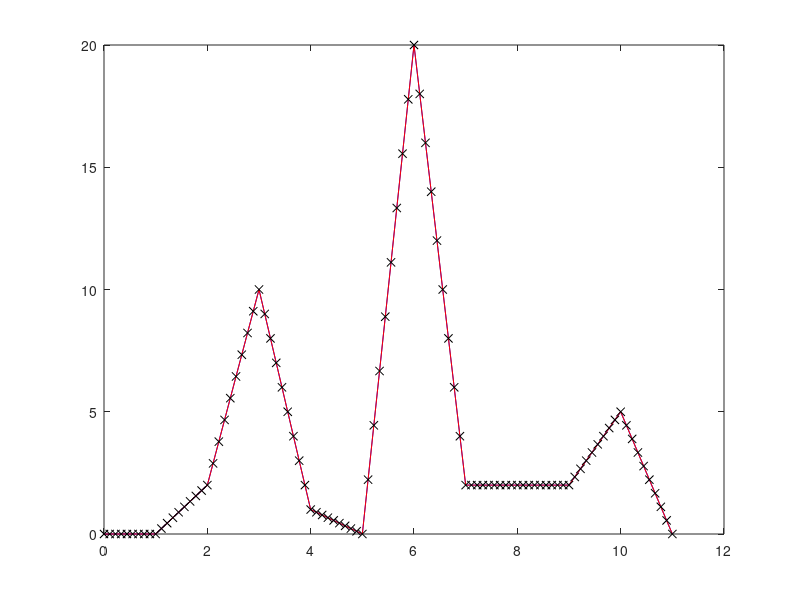
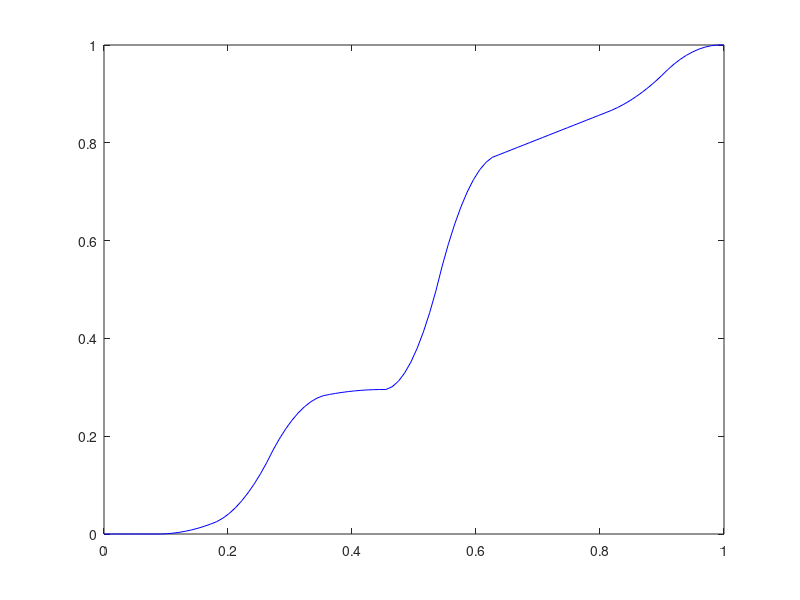
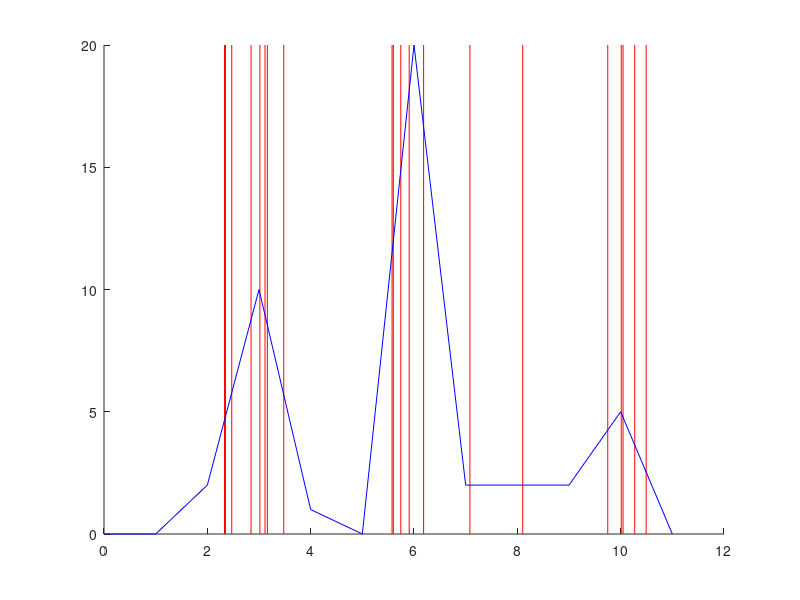

Write MATLAB code to recreate these figures, in order. (Note: this script raises an error after producing the figures.)
clear all
close all
n=100;
m_pdf=[0, 0, 2,10,1, 0,20,2,2,2,5, 0]
ln=size(m_pdf,2)
smpls=linspace(0,ln-1,n);
smpls_val=interp1 (linspace(0,ln-1,ln), m_pdf, smpls);
figure
plot([0:ln-1],m_pdf,'b');
hold on
plot(smpls,smpls_val,'r');
plot(smpls,smpls_val,'kx');

totalSum=0;
for i=[1:n]
	totalSum+=smpls_val(i);
	smpls_val(i)=totalSum;
end
totalSum=1/totalSum;
smpls_val=smpls_val*totalSum;%normalizing
smpls=smpls/(ln-1);
figure

plot(smpls,smpls_val,'b');

figure
nrnd=20;
maxVal=max(m_pdf);
for i=[1:10]
	clf ();
	randomPoints=unifrnd (0,1,[1,nrnd]);
	samples=interp1(smpls_val,smpls,randomPoints);
	hold on
	for sgline=samples*(ln-1)
		plot([sgline,sgline],[0,maxVal],'r');
	end
	hold on
	plot([0:ln-1],m_pdf,'b');
	sleep(1);
end